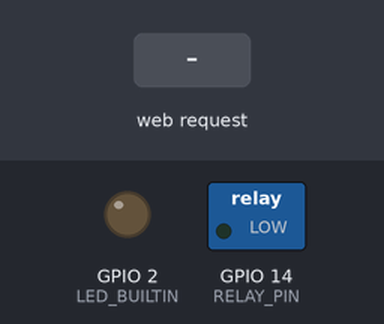
This program was run on a simulated ESP32. Parts: switched loads named in the program (green lamp = pin HIGH), output pins drawn as LEDs (lit = HIGH). The test bench sets the inputs (shaded band). WiFi joins after 1.5 s; servers stay silent unless stated.

Above: at 3.2 s.
3.3 s: HTTP request GET /on received
At 4.1 s:
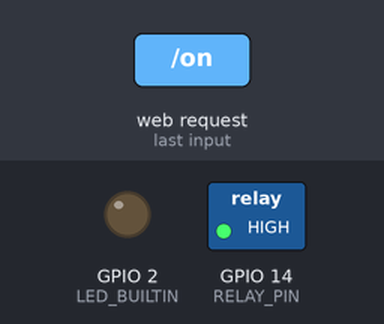
4.8 s: HTTP request GET /off received
At 5.3 s:
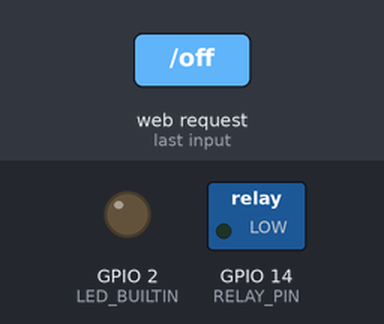
Timing chart, 0 to 7.8 s (numbered marks = the images above; inputs shaded):
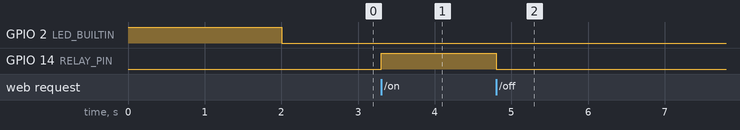

The program:

main.cpp
```cpp
#include <Arduino.h>
#include <ESPmDNS.h>
#include <WiFi.h>

// uncomment this to enable serial debug logging
// #define SERIAL_DEBUG

// this goes in the HTML heading for descriptive purposes
#define DEVICE_NAME "Printer Light"

// the device will be available at http://<hostname>.local
#define DEVICE_HOSTNAME "light"

// you MUST modify these values to match your network
#define WIFI_SSID "bar"
#define WIFI_PSK "wi9NNYara"

// you MUST modify this value to match your wiring
#define RELAY_PIN 14

// if your board does not provide an LED_BUILTIN, specify the LED pin here
#ifndef LED_BUILTIN
#define LED_BUILTIN 5
#endif

// shouldn't need to change these
#define HTTP_TIMEOUT_MS 5000
#define HTTP_PORT 80

// uncomment this to if your relay turns on with logic level LOW
// #define INVERT_RELAY_TRIGGER

// uncomment this if your LED turns on with logic level HIGH
// #define INVERT_LED

WiFiServer server(HTTP_PORT);
bool state = false;
uint32_t activeUntil = 0;

void setup() {
#ifdef SERIAL_DEBUG
  Serial.begin(115200);
  while (!Serial) {
    delayMicroseconds(100);
  }
  Serial.println(F("Serial init!"));
#endif

  pinMode(LED_BUILTIN, OUTPUT);
  pinMode(RELAY_PIN, OUTPUT);
#ifndef INVERT_LED
  digitalWrite(LED_BUILTIN, HIGH);
#else
  digitalWrite(LED_BUILTIN, LOW);
#endif
#ifndef INVERT_RELAY_TRIGGER
  digitalWrite(RELAY_PIN, LOW);
#else
  digitalWrite(RELAY_PIN, HIGH);
#endif
#ifdef SERIAL_DEBUG
  Serial.println(F("Logic init!"));
#endif

  WiFi.begin(WIFI_SSID, WIFI_PSK);
  while (!WiFi.isConnected()) {
    delay(1000);
  }
#ifdef SERIAL_DEBUG
  Serial.println(F("WiFi init!"));
  Serial.println("IP Address: " + WiFi.localIP().toString());
#endif

  server.begin();
#ifdef SERIAL_DEBUG
  Serial.println("HTTP init!");
#endif

  MDNS.begin(DEVICE_HOSTNAME);
  MDNS.addService("http", "tcp", HTTP_PORT);

#ifndef INVERT_LED
  digitalWrite(LED_BUILTIN, LOW);
#else
  digitalWrite(LED_BUILTIN, HIGH);
#endif
}

void loop() {
  if (state && activeUntil > 0 && activeUntil < millis()) {
    state = false;
    activeUntil = 0;
  } else if (!state && activeUntil > millis()) {
    state = true;
  }

#ifndef INVERT_RELAY_TRIGGER
  digitalWrite(RELAY_PIN, state ? HIGH : LOW);
#else
  digitalWrite(RELAY_PIN, state ? LOW : HIGH);
#endif

  auto client = server.available();
  if (!client) {
    return;
  }

  String header = "";
  String requestLine = "";
  uint32_t requestStart = millis();
  while (client.connected() && millis() - requestStart <= HTTP_TIMEOUT_MS) {
    if (!client.available()) {
      continue;
    }

    char newChar = client.read();
    header += newChar;

    if (newChar == '\n') {
      if (requestLine.length() == 0) {
        client.println(F("HTTP/1.1 200 OK"));
        client.println(F("Content-type:text/html"));
        client.println(F("Connection: close"));
        client.println();

        if (header.indexOf("GET /timer") >= 0 && state) {
          auto minutes =
              header
                  .substring(header.indexOf("?mins=") + 6,
                             header.indexOf("?mins=") +
                                 header.substring(header.indexOf("?mins="))
                                     .indexOf(" "))
                  .toInt();

          if (minutes > 0) {
            activeUntil = millis() + (minutes * 60000);
          }
        } else if (header.indexOf("GET /on") >= 0) {
#ifdef SERIAL_DEBUG
          Serial.println(F("Turning relay on!"));
#endif
          state = true;
        } else if (header.indexOf("GET /off") >= 0) {
#ifdef SERIAL_DEBUG
          Serial.println(F("Turning relay off!"));
#endif
          state = false;
          activeUntil = 0;
        }

        client.println(F(
            "<!DOCTYPE html>\n"
            "<html><head><meta name=\"viewport\" content=\"width=device-width, "
            "initial-scale=1\"><style>\n"
            "html { font-family: sans-serif; margin: 0px auto; "
            "text-align: center; }\n"
            ".button { background-color: #4CAF50; border: none; border-radius: "
            "8px; color: white; padding: 16px 32px; text-decoration: none; "
            "font-size: 30px; margin: 2px; cursor: pointer; }\n"
            ".button--off { background-color: #8a3324; }\n"
            "</style></head><body>\n"
            "<h1>" DEVICE_NAME " Control</h1>\n"));
        client.printf("<p>Current state: %s</p>\n", state ? "ON" : "OFF");
        if (state) {
          client.println(
              F("<p><a href=\"/off\"><button class=\"button "
                "button--off\">Turn Off</button></a></p>"));
        } else {
          client.println(
              F("<p><a href=\"/on\"><button "
                "class=\"button\">Turn On</button></a></p>"));
        }
        if (state) {
          client.println(
              F("<form action=\"/timer\">Turn off in <input type=\"number\" "
                "min=\"1\" max=\"10000\" step=\"1\" value=\"0\" name=\"mins\" "
                "/> minute(s) <button type=\"submit\">Set</button></form>"));

          if (activeUntil > 0) {
            client.printf("<p>Turning off in %d minute(s)</p>",
                          (uint16_t)ceil((activeUntil - millis()) / 60000));
          }
        }
        client.println(F("</body></html>"));
        client.println();

#ifdef SERIAL_DEBUG
        Serial.println(F("Replied to client!"));
#endif

        break;
      } else {
        requestLine = "";
      }
    } else if (newChar != '\r') {
      requestLine += newChar;
    }
  }

  client.stop();
}
```

Measured:
- after the input at 3.3 s, GPIO 14 (RELAY_PIN): LOW → HIGH at once
- after the input at 4.8 s, GPIO 14 (RELAY_PIN): HIGH → LOW at once
